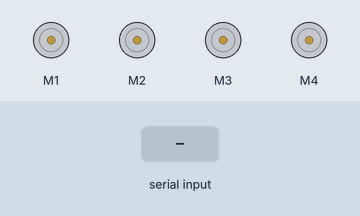
This sketch was run on a simulated Arduino Uno, built with avr-gcc and run on an emulated ATmega328P. Shown: 4 × DC motor (green arrow = forward, orange = backward, longer = faster). The test bench sets the inputs (shaded band).

Above: at 1.2 s.
1.3 s: "F" received over Serial
At 2.1 s:
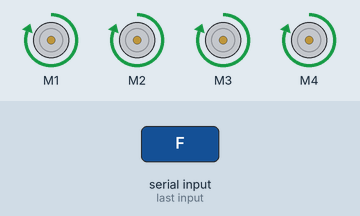
2.8 s: "B" received over Serial
At 3.3 s:
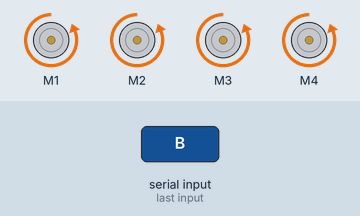
4.3 s: "L" received over Serial
At 5.5 s:
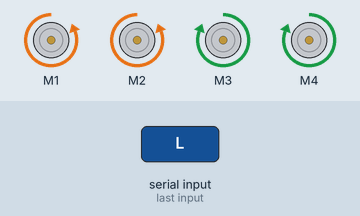
5.8 s: "R" received over Serial
At 6.8 s:
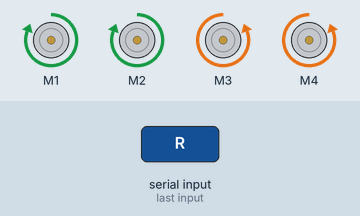
7.3 s: "S" received over Serial
At 7.9 s:
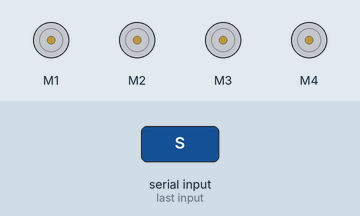
Timing chart, 0 to 9.8 s (numbered marks = the images above; inputs shaded):
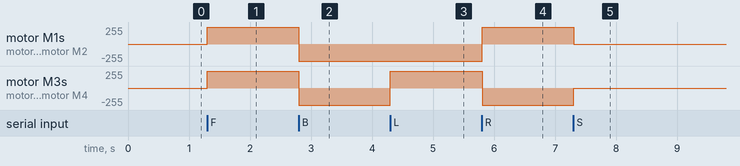

Measured:
- after the input at 1.3 s, motor M1–4: stopped → forward 255/255 at once
- after the input at 2.8 s, motor M1–4: forward 255/255 → backward 255/255 at once
- after the input at 4.3 s, motor M3, motor M4: backward 255/255 → forward 255/255 at once
- after the input at 5.8 s, motor M1, motor M2: backward 255/255 → forward 255/255 at once; motor M3, motor M4: forward 255/255 → backward 255/255 at once
- after the input at 7.3 s, motor M1, motor M2: forward 255/255 → stopped at once; motor M3, motor M4: backward 255/255 → stopped at once

The sketch:

BLUETOOTH_CAR.ino
```cpp
#include <AFMotor.h>

// Initialize motors pin
AF_DCMotor motor1(1, MOTOR12_1KHZ);
AF_DCMotor motor2(2, MOTOR12_1KHZ);
AF_DCMotor motor3(3, MOTOR34_1KHZ);
AF_DCMotor motor4(4, MOTOR34_1KHZ);

char command;

void setup()
{
  Serial.begin(9600);  // Set the baud rate to your Bluetooth module
}

void loop() {
  if (Serial.available() > 0) {
    command = Serial.read();

    Stop(); // Initialize with motors stopped

    switch (command) {
      case 'F':
        forward();
        break;
      case 'B':
        back();
        break;
      case 'L':
        left();
        break;
      case 'R':
        right();
        break;
      case 'S':
        Stop();
        break;
    }
  }
}

void forward()
{
  motor1.setSpeed(255); // Define maximum velocity
  motor1.run(FORWARD);  // Rotate the motor clockwise
  motor2.setSpeed(255); // Define maximum velocity
  motor2.run(FORWARD);  // Rotate the motor clockwise
  motor3.setSpeed(255); // Define maximum velocity
  motor3.run(FORWARD);  // Rotate the motor clockwise
  motor4.setSpeed(255); // Define maximum velocity
  motor4.run(FORWARD);  // Rotate the motor clockwise
}

void back()
{
  motor1.setSpeed(255); // Define maximum velocity
  motor1.run(BACKWARD); // Rotate the motor anti-clockwise
  motor2.setSpeed(255); // Define maximum velocity
  motor2.run(BACKWARD); // Rotate the motor anti-clockwise
  motor3.setSpeed(255); // Define maximum velocity
  motor3.run(BACKWARD); // Rotate the motor anti-clockwise
  motor4.setSpeed(255); // Define maximum velocity
  motor4.run(BACKWARD); // Rotate the motor anti-clockwise
}

void left()
{
  motor1.setSpeed(255); // Define maximum velocity
  motor1.run(BACKWARD); // Rotate the motor anti-clockwise
  motor2.setSpeed(255); // Define maximum velocity
  motor2.run(BACKWARD); // Rotate the motor anti-clockwise
  motor3.setSpeed(255); // Define maximum velocity
  motor3.run(FORWARD);  // Rotate the motor clockwise
  motor4.setSpeed(255); // Define maximum velocity
  motor4.run(FORWARD);  // Rotate the motor clockwise
}

void right()
{
  motor1.setSpeed(255); // Define maximum velocity
  motor1.run(FORWARD);  // Rotate the motor clockwise
  motor2.setSpeed(255); // Define maximum velocity
  motor2.run(FORWARD);  // Rotate the motor clockwise
  motor3.setSpeed(255); // Define maximum velocity
  motor3.run(BACKWARD); // Rotate the motor anti-clockwise
  motor4.setSpeed(255); // Define maximum velocity
  motor4.run(BACKWARD); // Rotate the motor anti-clockwise
}

void Stop()
{
  motor1.setSpeed(0);  // Define minimum velocity
  motor1.run(RELEASE); // Stop the motor when release the button
  motor2.setSpeed(0);  // Define minimum velocity
  motor2.run(RELEASE); // Rotate the motor clockwise
  motor3.setSpeed(0);  // Define minimum velocity
  motor3.run(RELEASE); // Stop the motor when release the button
  motor4.setSpeed(0);  // Define minimum velocity
  motor4.run(RELEASE); // Stop the motor when release the button
}
```
